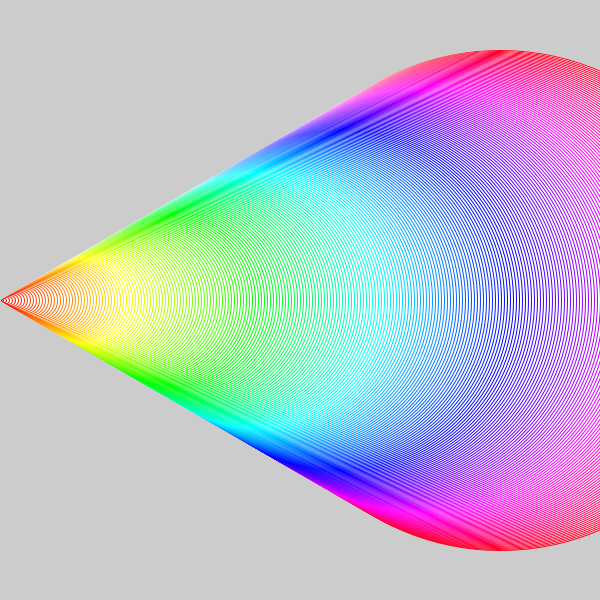
Frame 1 (no input)
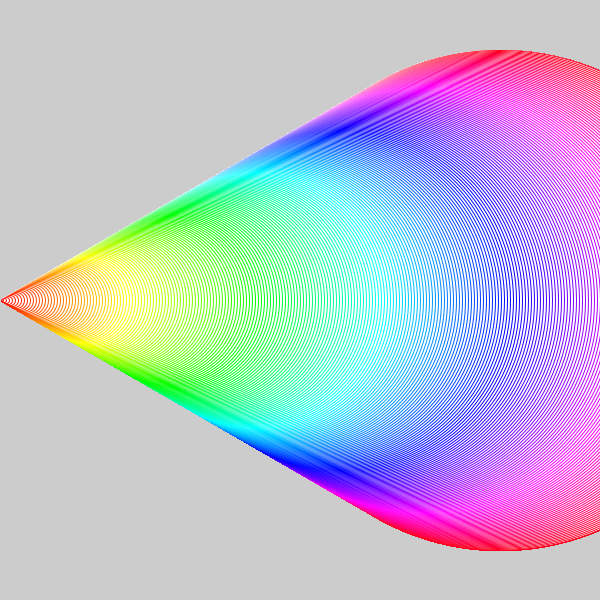
Frame 60 (the mouse pressed at the canvas centre just before this capture)
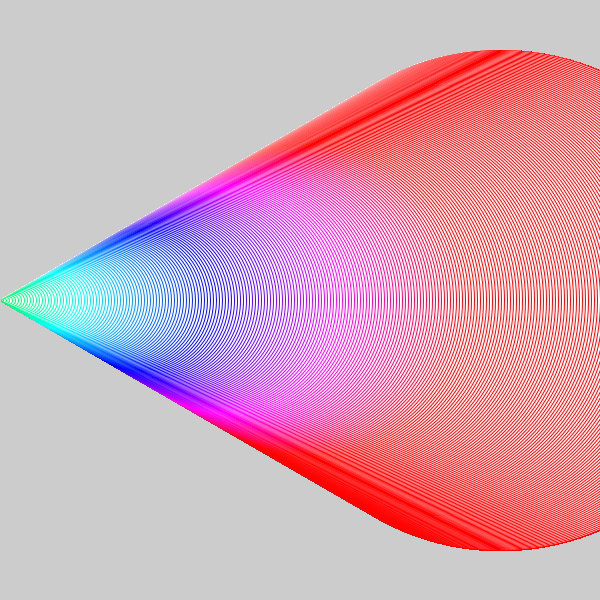
Frame 120 (the mouse held since frame 60 and released just before this capture)

The Processing sketch that drew these frames (run headless with seeded random() and noise(); from frame 60 on, the mouse is pressed at the canvas centre):

// Processing sketch: processing_185612
// ── processing_185612.pde

void setup () {
size (600,600);
colorMode(HSB);
}
void draw(){
for(int i= 500; i >0; i=i -2) {
  stroke((i/2) + (mouseX/3), 255,255);
ellipse (i,300,i,i);
}
}
